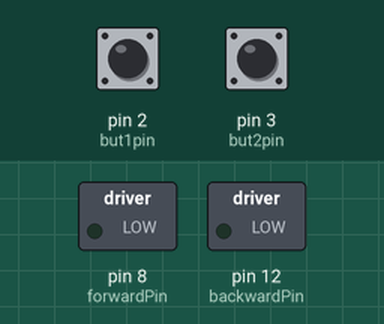
Recording of a sketch running on a simulated Arduino Uno, built with avr-gcc and run on an emulated ATmega328P. Parts: switched loads named in the sketch (green lamp = pin HIGH). Inputs (shaded band) come from the test bench; at power-on: pin 2 (but1pin) HIGH, pin 3 (but2pin) HIGH.

Above: at 1.2 s.
1.3 s: pin 2 (but1pin) pulled LOW for 0.15 s
At 1.37 s:
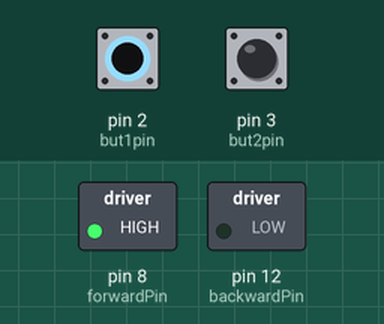
2.9 s: pin 3 (but2pin) pulled LOW for 0.15 s
At 2.97 s:
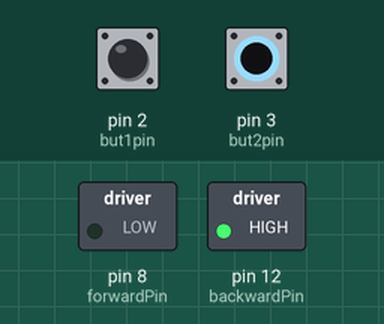
4.5 s: pin 3 (but2pin) pulled LOW for 3.2 s
At 8.2 s:
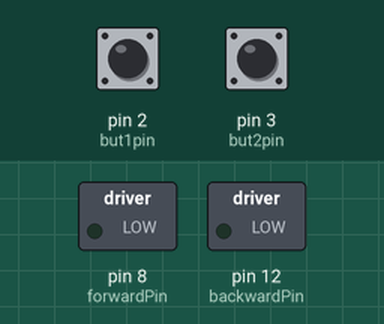
9.2 s: pin 2 (but1pin) pulled LOW for 3.2 s
At 10.5 s:
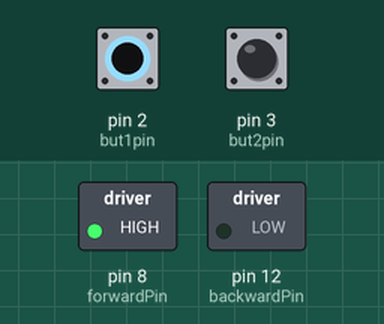
13.9 s: pin 2 (but1pin) driven LOW and pin 3 (but2pin) driven LOW
At 15.3 s:
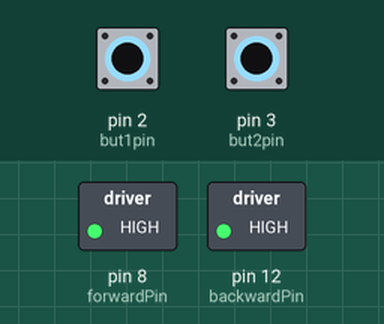
Timing chart, 0 to 16.4 s (numbered marks = the images above; inputs shaded):
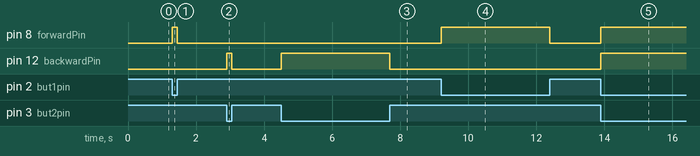

Measured:
- after the input at 1.3 s, pin 8 (forwardPin): LOW → HIGH at once, → LOW 0.15 s later
- after the input at 2.9 s, pin 12 (backwardPin): LOW → HIGH at once, → LOW 0.15 s later
- after the input at 4.5 s, pin 12 (backwardPin): LOW → HIGH at once, → LOW 3.2 s later
- after the input at 9.2 s, pin 8 (forwardPin): LOW → HIGH at once, → LOW 3.2 s later
- after the input at 13.9 s, pin 8 (forwardPin), pin 12 (backwardPin): LOW → HIGH at once

The sketch:

self_lacing_motor_w_actuator1.ino
```cpp
// declare variables
const int forwardPin = 8;
const int backwardPin = 12;
const int delayTime = 1000;
const int but1pin = 2;
const int but2pin = 3;
int but1;
int but2;

void setup() {
  pinMode(forwardPin, OUTPUT);
  pinMode(backwardPin, OUTPUT);
  pinMode(but1pin, INPUT_PULLUP);
  pinMode(but2pin, INPUT_PULLUP);
}

void loop() {
  but1 = digitalRead(but1pin);
  but2 = digitalRead(but2pin);

  if (but1 == HIGH) {
    digitalWrite(forwardPin, LOW);
  }
  else {
    digitalWrite(forwardPin, HIGH);
  }

  if (but2 == HIGH) {
    digitalWrite(backwardPin, LOW);
  }
  else {
    digitalWrite(backwardPin, HIGH);
  }
}
```

Self-LacingMotorCodeV3.cpp
```cpp
// ===== declare variables =====
const int forwardPin  = 8;
const int backwardPin = 12;
const int fwdPin  = 9;
const int bckPin = 13;

const int but1pin = 2;  // forward button
const int but2pin = 3;  // backward button
const int but3pin = 4;  // forward button
const int but4pin = 5;  // backward button

int but1;
int but2;
int but3;
int but4;

void setup() {
  pinMode(forwardPin, OUTPUT);
  pinMode(backwardPin, OUTPUT);
  pinMode(fwdPin, OUTPUT);
  pinMode(bckPin, OUTPUT);

  pinMode(but1pin, INPUT_PULLUP);
  pinMode(but2pin, INPUT_PULLUP);
  pinMode(but3pin, INPUT_PULLUP);
  pinMode(but4pin, INPUT_PULLUP);

  // start stopped
  digitalWrite(forwardPin, LOW);
  digitalWrite(backwardPin, LOW);
  digitalWrite(fwdPin, LOW);
  digitalWrite(bckPin, LOW);
}

void loop() {
  but1 = digitalRead(but1pin);
  but2 = digitalRead(but2pin);
  but3 = digitalRead(but3pin);
  but4 = digitalRead(but4pin);

  // Button logic (INPUT_PULLUP: pressed = LOW)
  if (but1 == LOW) {
    digitalWrite(forwardPin, HIGH);
  } else {
    digitalWrite(forwardPin, LOW);
  }

  if (but2 == LOW) {
    digitalWrite(backwardPin, HIGH);
  } else {
    digitalWrite(backwardPin, LOW);
  }
    if (but3 == LOW) {
    digitalWrite(fwdPin, HIGH);
  } else {
    digitalWrite(fwdPin, LOW);
  }

  if (but4 == LOW) {
    digitalWrite(bckPin, HIGH);
  } else {
    digitalWrite(bckPin, LOW);
  }
}
```
